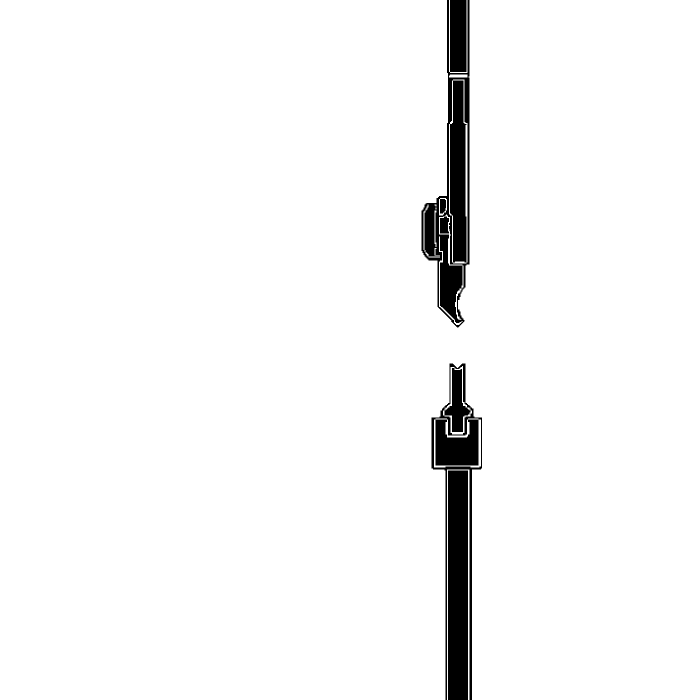
%> input picture Initial_path_planning/bend_map1.bmp, 1400 x 1400 px (shown at 1/2 size); the run also reads 1 picture not shown here
$ octave run.m   (GNU Octave 9; MATLAB toolbox functions it lacks are replaced by stand-ins)
%> lines starting %> are read from the running program, lines starting %| are printed output that depends on the picture; in (x1, y1, x2, y2) boxes, pixels count from 0 and x2, y2 are one past the last pixel; in counts of white or black regions, pixels touching at a corner belong together; the program's own positions count from 1
### Initial_path_planning/improved_Synchronized_bend.m
%%函数作用：为随机树扩充一个节点，并返回extendFail=0作为标志，表示树扩展完成或者找到了最终点
function [RRTree,pathFound,extendFail] = improved_Synchronized_bend(Checkpath,RRTreeA,RRTreeB,qgoal,stepsize,zstepsize,maxFailedAttempts,disTh,map,qinitl,qgoall)
pathFound=[];
failedAttempts=0;
Index = RRTreeA(1,4);
while failedAttempts <= maxFailedAttempts
    if Index == 0 %%********************************扩展RRTree1的方式************************************
        %% 获取随机采样点
        if rand < 0.8
           randnode = informed_new_node(qinitl,qgoall) ;
           sample = [randnode  rand*2 - 1];
        else
           sample = qgoal;  % sample taken as goal to bias tree generation to goal
        end
        %% 找到随机树中离采样点最近的节点
        [A, I] = min(distanceCost2(RRTreeA(:,1:3),sample) ,[],1);
        closestNode = RRTreeA(I(1),:);
        %% 基于障碍物与目标点导向的new点生成
        %% 指向最近点指向随机采样点的向量
        r0(1) = sample(1)-closestNode(1);
        r0(2) = sample(2)-closestNode(2);
        r0_a = norm(r0, 2);
        r0 = r0/r0_a;
        %% 指向目标点的向量
        rg(1) = qgoal(1)-sample(1);
        rg(2) = qgoal(2)-sample(2);
        rg_a = norm(rg, 2);
        rg = rg/rg_a;
        %% 障碍物指向随机点的向量
        %%随机点5x5矩阵 1行
        p(1,:) = sample(1:2)-2;
        p(2,:) = [sample(1)-2,sample(2)-1];
        p(3,:) = [sample(1)-2,sample(2)];
        p(4,:) = [sample(1)-2,sample(2)+1];
        p(5,:) = [sample(1)-2,sample(2)+2];
        %%2行
        p(6,:) = [sample(1)-1,sample(2)-2];
        p(7,:) = [sample(1)-1,sample(2)-1];
        p(8,:) = [sample(1)-1,sample(2)];
        p(9,:) = [sample(1)-1,sample(2)+1];
        p(10,:) = [sample(1)-1,sample(2)+2];
        %%3行
        p(11,:) = [sample(1),sample(2)-2];
        p(12,:) = [sample(1),sample(2)-1];
        p(13,:) = [sample(1),sample(2)];
        p(14,:) = [sample(1),sample(2)+1];
        p(15,:) = [sample(1),sample(2)+2];
        %%4行
        p(16,:) = [sample(1)+1,sample(2)-2];
        p(17,:) = [sample(1)+1,sample(2)-1];
        p(18,:) = [sample(1)+1,sample(2)];
        p(19,:) = [sample(1)+1,sample(2)+1];
        p(20,:) = [sample(1)+1,sample(2)+2];
        %%5行
        p(21,:) = [sample(1)+2,sample(2)-2];
        p(22,:) = [sample(1)+2,sample(2)-1];
        p(23,:) = [sample(1)+2,sample(2)];
        p(24,:) = [sample(1)+2,sample(2)+1];
        p(25,:) = [sample(1)+2,sample(2)+2];

        pp = [];
        k = 0;
        for i=1:1:25
        new=int32(p(i,:));
        if feasiblePoint(new,map)
          pp = [pp;new];
          if new(1)<650
              k=k+0.01744;
          elseif new(1)>726
              k=k-0.01744;
          end
        end
        end

       [m,n] =  size(pp);
        robj=0;
       for i=1:1:m
       rob(1)=sample(1)-double(pp(i,1));
       rob(2)=sample(2)-double(pp(i,2));
       rob_a = norm(rob, 2);
       robj = robj+rob/rob_a;
       end

       dir = 0.8*r0+0.2*robj;

        % dir = 1*r0;
        newPoint(1:2) = double(int32(closestNode(1:2) + stepsize * dir));
        newPoint(3)= zstepsize*(sample(3)-closestNode(3))+closestNode(3);
        if Checkpath(closestNode(1:3), newPoint(1:3), map)~=1 % if extension of closest node in tree to the new point is feasible
             failedAttempts = failedAttempts + 1;
        %% 根据碰撞检测启发式搜索拓展程序
             continue;
        end
       % [4 lines of commented-out code are left out]
        %% 检测新节点与另一个树的节点是否满足阈值
        [A, I2] = min(distanceCost2(RRTreeB(:,1:3),newPoint) ,[],1);
        if distanceCost2(RRTreeB(I2(1),1:3),newPoint) < disTh
            %% 检测两棵树相连的线段之间是否存在障碍物
            if  Checkpath(RRTreeB(I2(1),1:3), newPoint, map)
                pathFound = [newPoint I I2];
                extendFail = 0;
                RRTree = RRTreeA;
                break;
            else
                failedAttempts = failedAttempts + 1;
                continue;
            end
        end
        %% 检测新节点是否已经在树中存在
        [A, I3] = min(distanceCost2(RRTreeA(:,1:3),newPoint) ,[],1);
        if distanceCost2(newPoint,RRTreeA(I3(1),1:3)) < disTh
            failedAttempts=failedAttempts+1;
            continue;
        end
        RRTree = [RRTreeA;newPoint I];
        extendFail = 0;
    else %%********************************扩展RRTree2的方式************************************
        %% 获取随机采样点
        if rand < 0.8

           randnode = informed_new_node(qinitl,qgoall) ;
            sample = [randnode  rand*2 - 1];
        else
            sample = qgoal;  % sample taken as goal to bias tree generation to goal
        end
        %% 找到随机树中离采样点最近的节点
        [A, I] = min( distanceCost2(RRTreeA(:,1:3),sample) ,[],1);% find the minimum value of each column
        closestNode = RRTreeA(I(1),:);
        %% 基于障碍物与目标点导向的new点生成
        %% 指向最近点指向随机采样点的向量
        r0(1) = sample(1)-closestNode(1);
        r0(2) = sample(2)-closestNode(2);
        r0_a = norm(r0, 2);
        r0 = r0/r0_a;
        %% 指向目标点的向量
        rg(1) = qgoal(1)-sample(1);
        rg(2) = qgoal(2)-sample(2);
        rg_a = norm(rg, 2);
        rg = rg/rg_a;
        %% 障碍物指向随机点的向量
        %%随机点5x5矩阵 1行
        p(1,:) = sample(1:2)-2;
        p(2,:) = [sample(1)-2,sample(2)-1];
        p(3,:) = [sample(1)-2,sample(2)];
        p(4,:) = [sample(1)-2,sample(2)+1];
        p(5,:) = [sample(1)-2,sample(2)+2];
        %%2行
        p(6,:) = [sample(1)-1,sample(2)-2];
        p(7,:) = [sample(1)-1,sample(2)-1];
        p(8,:) = [sample(1)-1,sample(2)];
        p(9,:) = [sample(1)-1,sample(2)+1];
        p(10,:) = [sample(1)-1,sample(2)+2];
        %%3行
        p(11,:) = [sample(1),sample(2)-2];
        p(12,:) = [sample(1),sample(2)-1];
        p(13,:) = [sample(1),sample(2)];
        p(14,:) = [sample(1),sample(2)+1];
        p(15,:) = [sample(1),sample(2)+2];
        %%4行
        p(16,:) = [sample(1)+1,sample(2)-2];
        p(17,:) = [sample(1)+1,sample(2)-1];
        p(18,:) = [sample(1)+1,sample(2)];
        p(19,:) = [sample(1)+1,sample(2)+1];
        p(20,:) = [sample(1)+1,sample(2)+2];
        %%5行
        p(21,:) = [sample(1)+2,sample(2)-2];
        p(22,:) = [sample(1)+2,sample(2)-1];
        p(23,:) = [sample(1)+2,sample(2)];
        p(24,:) = [sample(1)+2,sample(2)+1];
        p(25,:) = [sample(1)+2,sample(2)+2];

        pp = [];
        k=0;
        for i=1:1:25
        new=int32(p(i,:));
        if feasiblePoint(new,map)
          pp = [pp;new];
          if new(1)<650
              k=k+0.01744;
          elseif new(1)>726
              k=k-0.01744;
          end
        end
        end

       [m,n] =  size(pp);
       robj=0;
       for i=1:1:m
       rob(1)=sample(1)-double(pp(i,1));
       rob(2)=sample(2)-double(pp(i,2));
       rob_a = norm(rob, 2);
       robj = robj+rob/rob_a;
       end

        dir1 = 0.8*r0+0.2*robj;

        dir = 1*r0;
        newPoint(1:2) = double(int32(closestNode(1:2) + stepsize * dir));
        newPoint(3)= zstepsize*(sample(3)-closestNode(3))+closestNode(3);
        if Checkpath(closestNode(1:3), newPoint(1:3), map)~=1 % if extension of closest node in tree to the new point is feasible
             failedAttempts = failedAttempts + 1;

            continue;
        end


        % [5 lines of commented-out code are left out]
        if sample == qgoal
            %% 贪婪搜索
            flag = 1;
            RRTreeA = [RRTreeA;newPoint I];%%先储存起来
            line([RRTreeA(end,2);RRTreeA(RRTreeA(end,4),2)],[RRTreeA(end,1);RRTreeA(RRTreeA(end,4),1)],'color','#789440','linewidth',0.5,'linestyle','-','marker','.','markersize',10);
         while flag == 1

            Temp = newPoint;
            r0(1) = sample(1)-Temp(1);
            r0(2) = sample(2)-Temp(2);
            r0_a = norm(r0, 2);
            r0 = r0/r0_a;
            dir = 1*r0;
            newPoint(1:2) = double(int32(Temp(1:2) + stepsize * dir));
            % if(newPoint(3)-sample(3)>0.03)
                newPoint(3)= zstepsize*(sample(3)-Temp(3))+Temp(3);
            % end

            %newPoint(3)= sample(3);
            I = size(RRTreeA,1);
           %% 检测新节点与另一个树的节点是否满足阈值
            [A, I2] = min( distanceCost2(RRTreeB(:,1:3),newPoint) ,[],1);
            if distanceCost2(RRTreeB(I2,1:3),newPoint) < disTh
                %% 检测两棵树相连的线段之间是否存在障碍物
                if  Checkpath(RRTreeB(I2,1:3), newPoint, map)
                    pathFound= [newPoint I I2];
                    extendFail = 0;
                    RRTreeA = [RRTreeA;newPoint I];
                    RRTree = RRTreeA;
                    line([RRTree(end,2);RRTree(RRTree(end,4),2)],[RRTree(end,1);RRTree(RRTree(end,4),1)],'color','#789440','linewidth',0.5,'linestyle','-','marker','.','markersize',10);
                    break;
                else
                    break;
                end
            else
                if  Checkpath(Temp, newPoint, map)~=1  %%如果有碰撞
                    RRTree = RRTreeA;
                    extendFail = 0;
                    break;
                else
                     RRTreeA = [RRTreeA;newPoint I];
                     RRTree = RRTreeA;
                     extendFail = 0;
                     line([RRTree(end,2);RRTree(RRTree(end,4),2)],[RRTree(end,1);RRTree(RRTree(end,4),1)],'color','#789440','linewidth',0.5,'linestyle','-','marker','.','markersize',10);
                end
            end
        end
        else
            %% 随机采样
            flag = 0;

            %% 检测新节点与另一个树的节点是否满足阈值
        [A, I2] = min(distanceCost2(RRTreeB(:,1:3),newPoint) ,[],1);
        if distanceCost2(RRTreeB(I2(1),1:3),newPoint) < disTh
            %% 检测两棵树相连的线段之间是否存在障碍物
            if  Checkpath(RRTreeB(I2(1),1:3), newPoint, map)
                pathFound = [newPoint I I2];
                extendFail = 0;
                RRTreeA = [RRTreeA;newPoint I];
                RRTree = RRTreeA;
                break;
            else
                failedAttempts = failedAttempts + 1;
                continue;
            end
        end
        %% 检测新节点是否已经在树中存在
        [A, I3] = min(distanceCost2(RRTreeA(:,1:3),newPoint) ,[],1);
        if distanceCost2(newPoint,RRTreeA(I3(1),1:3)) < disTh
            failedAttempts=failedAttempts+1;
            continue;
        end
        RRTree = [RRTreeA;newPoint I];
        line([RRTree(end,2);RRTree(RRTree(end,4),2)],[RRTree(end,1);RRTree(RRTree(end,4),1)],'color','#789440','linewidth',0.5,'linestyle','-','marker','.','markersize',10);
        extendFail = 0;
        end


    end
    break;
end

### Initial_path_planning/distanceCost2.m

function h=distanceCost2(a,b)%
alfa=2;
h = sqrt((a(:,1)-b(:,1)).^2 + (a(:,2)-b(:,2)).^2)+alfa.*(a(:,3)-b(:,3)).^2;

### Initial_path_planning/checkPath4.m
% Rahul Kala, IIIT Allahabad, Creative Commons Attribution-ShareAlike 4.0 International License.
% The use of this code, its parts and all the materials in the text; creation of derivatives and their publication; and sharing the code publically is permitted without permission.

% Please cite the work in all materials as: R. Kala (2014) Code for Robot Path Planning using Rapidly-exploring Random Trees, Indian Institute of Information Technology Allahabad, Available at: http://rkala.in/codes.html

function feasible=checkPath4(n,newPos,map)
feasible=1;
newPos1=newPos;
newPos2=newPos;
newPos3=newPos;
NewPos=newPos;
dir=atan2(newPos(1)-n(1),newPos(2)-n(2));
% 扩展点碰撞检测
for r=0:0.5:sqrt(sum((n(1:2)-newPos(1:2)).^2))
    posCheck=n(1:2)+r.*[sin(dir) cos(dir)];
    if ~(feasiblePoint(ceil(posCheck),map) && feasiblePoint(floor(posCheck),map) && ...
            feasiblePoint([ceil(posCheck(1)) floor(posCheck(2))],map) &&...
            feasiblePoint([floor(posCheck(1)) ceil(posCheck(2))],map))
        feasible=0;break;
    end
     if ~feasiblePoint_bend(newPos,map), feasible=0; end %判断机器人中心点是否在图中且与障碍物是否碰撞
end

%1cm对应大约19.25个像素点 向上旋转为负，向下为正
%判断钣金件右侧是否在图中且与障碍物是否碰撞
%右1
kr=0;
alfa=pi/6-newPos(3);
xr=uint16(115.5*cos(alfa));
bend=newPos;
for r=1:1:xr
    bend(2) = bend(2)+1;
    kr=kr+1;
    bend(1) = -(kr)*tan(alfa)+NewPos(1);
    posCheck2=uint16([bend(1) bend(2)]);
    if ~feasiblePoint_bend(posCheck2,map)
     feasible = 0;
    end
end

%右2
krr=0;
alfa1=pi/6+newPos1(3);
bend1=[];
xrr=uint16(115.5*cos(alfa1));
for rr=1:1:xrr
    bend(2) = bend(2)+1;
    krr=krr+1;
    bend1(1) = (krr)*tan(alfa1)+bend(1);
    posCheck2=uint16([bend1(1) bend(2)]);
if ~feasiblePoint_bend(posCheck2,map), feasible=0; end
end

%判断钣金件左侧是否在图中且与障碍物是否碰撞
kl=0;
alfa3=pi/6+newPos2(3);
xl=uint16(442.75*cos(alfa3));
for l=1:1:xl
    newPos3(2) = newPos3(2)-1;
    kl=kl+1;
    newPos3(1) = -(kl)*tan(alfa3)+NewPos(1);
    posCheck3=uint16([newPos3(1) newPos3(2)]);
    if ~feasiblePoint_bend(posCheck3,map), feasible=0; end
end

### Initial_path_planning/feasiblePoint.m
%%feasiblePoint.m 判断起始点和目标点是否符合要求
function flag = feasiblePoint(point,map)
if ~(point(1)>=1 && point(1)<=size(map,1) && point(2)>=1 && point(2)<=size(map,2) && map(point(1),point(2))==1)

	flag = 0; %无碰撞
else
    flag = 1; %有碰撞
end

%%注：
%% ~()里的条件必须要全部满足才可以
%% map是以左上角为原点开始计数的

### Initial_path_planning/informed_new_node.m
function randnode = informed_new_node(xstart,xend)
%UNTITLED2 此处显示有关此函数的摘要
%   此处显示详细说明

    alpha =atan(abs(xstart(1)-xend(1))/abs(xstart(2)-xend(2)));
    b = 320;
    c = sqrt((xstart(1)-xend(1))^2+(xstart(2)-xend(2))^2);

    a= sqrt(b*b + c*c);
    % [5 lines of commented-out code are left out]

node = generateRandomPointsInUnitCircle(1);
randnode1(1) = node(2)*b/2; %y
randnode1(2) = node(1)*a/2; %x

% randnode(1) = (randnode1(1)*cos(alpha) + randnode1(2)*sin(alpha))+((xstart(1)+xend(1))/2); %y
% randnode(2) = (-randnode1(1)*sin(alpha) + randnode1(2)*cos(alpha))+((xstart(2)+xend(2))/2); %x

randnode(1) = (randnode1(1)*cos(alpha) - randnode1(2)*sin(alpha))+((xstart(1)+xend(1))/2); %y
randnode(2) = (randnode1(1)*sin(alpha) + randnode1(2)*cos(alpha))+((xstart(2)+xend(2))/2); %x

end

### Initial_path_planning/generateRandomPointsInUnitCircle.m

function randomPoints = generateRandomPointsInUnitCircle(numPoints)
    % 生成位于单位圆内的随机点
    % 输入参数：
    %   numPoints: 要生成的随机点的数量
    % 输出参数：
    %   randomPoints: 包含随机点坐标的矩阵，每行是一个点的坐标（x, y）

    % 生成随机角度
    theta = 2 * pi * rand(1, numPoints);

    % 生成随机半径（在0到1之间）
    radius = sqrt(rand(1, numPoints));

    % 将极坐标转换为直角坐标
    x = radius .* cos(theta);
    y = radius .* sin(theta);

    % 构建包含随机点坐标的矩阵
    randomPoints = [x; y]';
    %
    % % 显示生成的随机点
    % scatter(x, y, 'filled');
    % axis square;
    % title('Random Points in Unit Circle');
    % xlabel('X-axis');
    % ylabel('Y-axis');
end

### Initial_path_planning/run.m
%--------------------------------------------------------------------------
% File Name: run.m
% Date: December 4, 2024
% Author: Miao Yiyang
% Affiliation: NJUPT
% Description: This program implements the initial path planning for bending feeding
%              and unloading of workpieces based on the improved SBG-RRT-Connect algorithm.
%              The main functions include:
%              1. Path planning using RRT-Connect, SBG-RRT-Connect, and improved SBG-RRT-Connect algorithms.
%              2. Outputting the motion path of the workpiece and the posture change curve.
% Dependencies:
%       - bend_map.bmp: Obstacle map
%       - rrt_connect_bend.m: RRT-Connect algorithm
%       - Synchronized_bend.m: SBG-RRT-Connect algorithm
%       - improved_Synchronized_bend.m: Improved SBG-RRT-Connect algorithm
%       - checkpath4.m: Path collision detection
%       - distanceCost2.m: Path cost calculation
%       - feasiblePoint_bend.m: Workpiece collision detection function
%       - informed_new_node.m: Elliptical region sampling
%--------------------------------------------------------------------------

close all;clc;
%% Obtain the bending map
map=imread('bend_map1.bmp');
%> map: size 1400x1400 logical; 96.7% white; 3 black regions, box (x1, y1, x2, y2) and area: (843, 0, 939, 655) 30263, (896, 941, 936, 1400) 18360, (863, 727, 964, 1400) 15798
map2=imread('bend_mapshow.bmp');

%% Define initialization parameters,
% counting from the top left corner as the origin,
% where the first number in the matrix represents y and the second number represents x
qinit = [730  916 0];          %start point
qgoal = [480 460 -0.523];      %Target point
stepsize = 4;                  %Displacement step size
disTh = 2;                     %threshold
zstepsize=0.0349;              %Rotating sampling step size 0.01744; 0.0349  0.0523 0.0872
maxFailAttempts = 15000;       %Search limit
counter = 0;                   %Counting times
display = 1;                   %Display the above data as true
check4 = @checkPath4;          %Select the collision detection function for the corresponding shape
time=[];
plength=[];
iterition=[];
points=[];

%% Initialization of population structure for repeated path planning
ind.position=[];
ind.cost=[];
path30=repmat(ind,30,1);

%% Determine whether the starting point and target point meet the requirements
if feasiblePoint(qinit,map) ==0
	error('起始点不符合地图要求');
end

if feasiblePoint(qgoal,map) ==0
	error('目标点不符合地图要求');
end
%% Display map
if display
	imshow(map2);
    %rectangle('position',[1 1 size(map)-1],'LineWidth', 2,'edgecolor','k');
    hold on;
    scatter(qinit(2),qinit(1),'sm','filled');
    hold on;
    scatter(qgoal(2),qgoal(1),'sb','filled');
end
% for ii=1:1:30
%% Program starts and timing
tic;
RRTree1 = double([qinit 0]);    %Starting point random tree
RRTree2 = double([qgoal -1]);   %Termination point random tree
Tree1ExpansionFail = 0;
Tree2ExpansionFail = 0;
while ~Tree1ExpansionFail || ~Tree2ExpansionFail
    %% Expand the first lesson tree
    if ~Tree1ExpansionFail
        % [RRTree1,pathFound,Tree1ExpansionFail] = rrt_connect_bend(check4,RRTree1,RRTree2,qgoal,stepsize,zstepsize,maxFailAttempts,disTh,map);
        % [RRTree1,pathFound,Tree1ExpansionFail] = Synchronized_bend(check4,RRTree1,RRTree2,qgoal,stepsize,zstepsize,maxFailAttempts,disTh,map);
        [RRTree1,pathFound,Tree1ExpansionFail] = improved_Synchronized_bend(check4,RRTree1,RRTree2,qgoal,stepsize,zstepsize,maxFailAttempts,disTh,map,qinit(1:2),qgoal(1:2));%扩展Tree1，Tree1ExpansionFail的返回值永远为0
%> the loop in improved_Synchronized_bend, `while failedAttempts <= maxFailedAttempts` made 2 passes
%> I3 on pass 2: 1
%> after the loop in improved_Synchronized_bend, `while failedAttempts <= maxFailedAttempts`: I = 1; RRTreeA = [730 916 0 0]; extendFail = 0; failedAttempts = 1; flag = 256 rows, first 12: [1 0 0; 1 1 1; 0 0 1; 0 0 0; 1 0 0; 1 1 1; 0 0 1; 0 0 0; 1 0 0; 1 1 1; 0 0 1; 0 0 0]; k = 0; new = [707 589]; newPoint = [728 914 0.000787]; p = 25 rows, first 12: [702.7 585.1; 702.7 586.1; 702.7 587.1; 702.7 588.1; 702.7 589.1; 703.7 585.1; 703.7 586.1; 703.7 587.1; 703.7 588.1; 703.7 589.1; 704.7 585.1; 704.7 586.1]; pp = 25 rows, first 12: [703 585; 703 586; 703 587; 703 588; 703 589; 704 585; 704 586; 704 587; 704 588; 704 589; 705 585; 705 586]; r0 = [-0.0766 -0.997]; r0_a = 329.8; randnode = [704.7 587.1]
%> RRTree1 = [730 916 0 0; 728 914 0.000787 1]; pathFound = []; Tree1ExpansionFail = 0
         if ~Tree1ExpansionFail && isempty(pathFound) && display   %%If the tree extension is successful but has not reached the final point
           % Tree1 connects the new node to the parent node
             line([RRTree1(end,2);RRTree1(RRTree1(end,4),2)],[RRTree1(end,1);RRTree1(RRTree1(end,4),1)],'color','#D9958F','linewidth',1.5,'marker','.','linestyle',':','markersize',10);
             counter=counter+1;M(counter)=getframe;
         end
    end
    %% Expand the second lesson tree
    if ~Tree2ExpansionFail
         % [RRTree2,pathFound,Tree2ExpansionFail] = rrt_connect_bend(check4,RRTree2,RRTree1,qinit,stepsize,zstepsize,maxFailAttempts,disTh,map);
         % [RRTree2,pathFound,Tree2ExpansionFail] = Synchronized_bend(check4,RRTree2,RRTree1,qinit,stepsize,zstepsize,maxFailAttempts,disTh,map);
         [RRTree2,pathFound,Tree2ExpansionFail] = improved_Synchronized_bend(check4,RRTree2,RRTree1,qinit,stepsize,zstepsize,maxFailAttempts,disTh,map,qinit(1:2),qgoal(1:2));
%> call 2 of improved_Synchronized_bend, with RRTreeA = [480 460 -0.523 -1], RRTreeB = [730 916 0 0; 728 914 0.000787 1], qgoal = [730 916 0], stepsize = 4, zstepsize = 0.0349, maxFailedAttempts = 15000, disTh = 2, qinitl = [730 916]
%> the loop in improved_Synchronized_bend (call 2), `while failedAttempts <= maxFailedAttempts` made 1 pass
%> dir1 on pass 1: [0.892 0.178]
%> after the loop in improved_Synchronized_bend (call 2), `while failedAttempts <= maxFailedAttempts`: A = 4.12; RRTree = [480 460 -0.523 -1; 481 464 -0.506 1]; RRTreeA = [480 460 -0.523 -1]; dir = [0.147 0.989]; failedAttempts = 0; k = 0.436; new = [514 680]; newPoint = [481 464 -0.506]; p = 25 rows, first 12: [510.4 675.7; 510.4 676.7; 510.4 677.7; 510.4 678.7; 510.4 679.7; 511.4 675.7; 511.4 676.7; 511.4 677.7; 511.4 678.7; 511.4 679.7; 512.4 675.7; 512.4 676.7]; pp = 25 rows, first 12: [510 676; 510 677; 510 678; 510 679; 510 680; 511 676; 511 677; 511 678; 511 679; 511 680; 512 676; 512 677]; r0 = [0.147 0.989]; r0_a = 220.1; randnode = [512.4 677.7]
%> after the loop in improved_Synchronized_bend (call 2), `while failedAttempts <= maxFailedAttempts`:
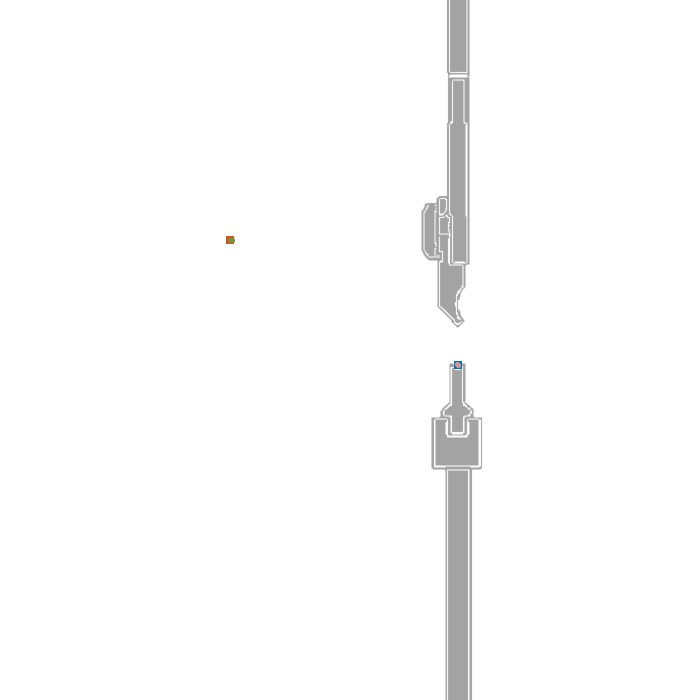
%> figure redrawn from the program's plot data; shown at 1/2 size
%> RRTree2 = [480 460 -0.523 -1; 481 464 -0.506 1]; Tree2ExpansionFail = 0
       %% Swap positions
        if ~isempty(pathFound)
            pathFound(4:5)=pathFound(5:-1:4);
        end
    end
    %% Exchange search order
    Swap(RRTree1,RRTree2);
%> (this line was passed over: Swap is not available in this run)
%> (the run ends here)
